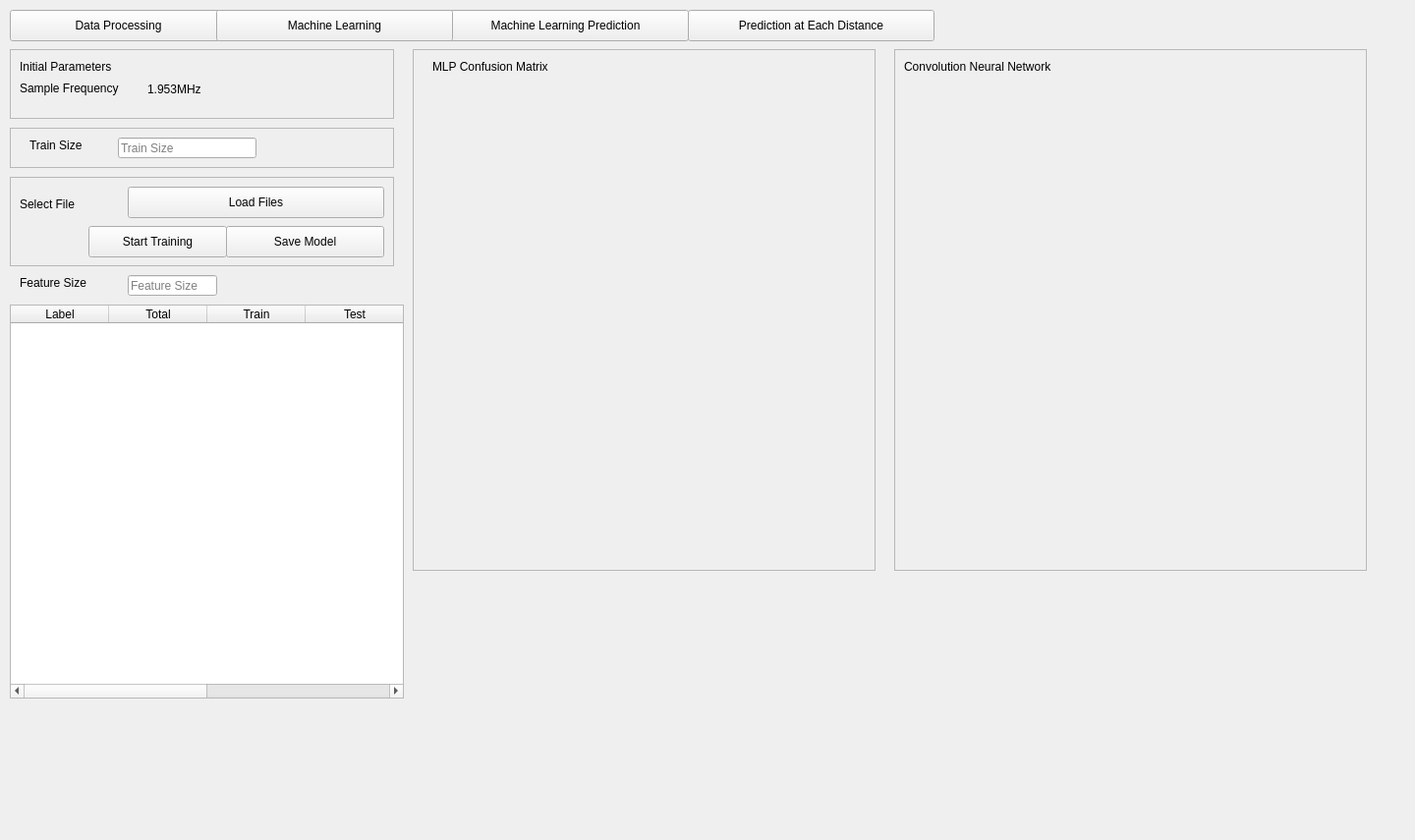
<?xml version="1.0" encoding="UTF-8"?>
<ui version="4.0">
 <class>MachineLearning</class>
 <widget class="QWidget" name="MachineLearning">
  <property name="geometry">
   <rect>
    <x>0</x>
    <y>0</y>
    <width>1440</width>
    <height>855</height>
   </rect>
  </property>
  <property name="windowTitle">
   <string>MachineLearning</string>
  </property>
  <widget class="QFrame" name="mlp_frame">
   <property name="geometry">
    <rect>
     <x>420</x>
     <y>50</y>
     <width>471</width>
     <height>531</height>
    </rect>
   </property>
   <property name="frameShape">
    <enum>QFrame::StyledPanel</enum>
   </property>
   <property name="frameShadow">
    <enum>QFrame::Raised</enum>
   </property>
   <widget class="QLabel" name="label_6">
    <property name="geometry">
     <rect>
      <x>20</x>
      <y>10</y>
      <width>231</width>
      <height>16</height>
     </rect>
    </property>
    <property name="text">
     <string>MLP Confusion Matrix</string>
    </property>
   </widget>
   <widget class="QWidget" name="verticalLayoutWidget_2">
    <property name="geometry">
     <rect>
      <x>10</x>
      <y>30</y>
      <width>451</width>
      <height>491</height>
     </rect>
    </property>
    <layout class="QVBoxLayout" name="mlp_plot">
     <property name="spacing">
      <number>0</number>
     </property>
    </layout>
   </widget>
  </widget>
  <widget class="QFrame" name="parameter_frame">
   <property name="geometry">
    <rect>
     <x>10</x>
     <y>50</y>
     <width>391</width>
     <height>71</height>
    </rect>
   </property>
   <property name="frameShape">
    <enum>QFrame::StyledPanel</enum>
   </property>
   <property name="frameShadow">
    <enum>QFrame::Raised</enum>
   </property>
   <widget class="QLabel" name="label_load_3">
    <property name="geometry">
     <rect>
      <x>10</x>
      <y>10</y>
      <width>131</width>
      <height>16</height>
     </rect>
    </property>
    <property name="text">
     <string>Initial Parameters</string>
    </property>
   </widget>
   <widget class="QLabel" name="label_4">
    <property name="geometry">
     <rect>
      <x>10</x>
      <y>30</y>
      <width>121</width>
      <height>20</height>
     </rect>
    </property>
    <property name="text">
     <string>Sample Frequency</string>
    </property>
   </widget>
   <widget class="QLabel" name="sample_frequency">
    <property name="geometry">
     <rect>
      <x>140</x>
      <y>30</y>
      <width>121</width>
      <height>21</height>
     </rect>
    </property>
    <property name="text">
     <string>1.953MHz</string>
    </property>
   </widget>
  </widget>
  <widget class="QFrame" name="files_frame">
   <property name="geometry">
    <rect>
     <x>10</x>
     <y>180</y>
     <width>391</width>
     <height>91</height>
    </rect>
   </property>
   <property name="frameShape">
    <enum>QFrame::StyledPanel</enum>
   </property>
   <property name="frameShadow">
    <enum>QFrame::Raised</enum>
   </property>
   <widget class="QLabel" name="label_load">
    <property name="geometry">
     <rect>
      <x>10</x>
      <y>20</y>
      <width>76</width>
      <height>16</height>
     </rect>
    </property>
    <property name="text">
     <string>Select File</string>
    </property>
   </widget>
   <widget class="QPushButton" name="btn_load_file">
    <property name="geometry">
     <rect>
      <x>120</x>
      <y>10</y>
      <width>261</width>
      <height>32</height>
     </rect>
    </property>
    <property name="text">
     <string>Load Files</string>
    </property>
   </widget>
   <widget class="QPushButton" name="btn_save_model">
    <property name="geometry">
     <rect>
      <x>220</x>
      <y>50</y>
      <width>161</width>
      <height>32</height>
     </rect>
    </property>
    <property name="text">
     <string>Save Model</string>
    </property>
   </widget>
   <widget class="QPushButton" name="btn_train">
    <property name="geometry">
     <rect>
      <x>80</x>
      <y>50</y>
      <width>141</width>
      <height>32</height>
     </rect>
    </property>
    <property name="text">
     <string>Start Training</string>
    </property>
   </widget>
  </widget>
  <widget class="QFrame" name="random_forest_frame">
   <property name="geometry">
    <rect>
     <x>910</x>
     <y>50</y>
     <width>481</width>
     <height>531</height>
    </rect>
   </property>
   <property name="frameShape">
    <enum>QFrame::StyledPanel</enum>
   </property>
   <property name="frameShadow">
    <enum>QFrame::Raised</enum>
   </property>
   <widget class="QLabel" name="label_9">
    <property name="geometry">
     <rect>
      <x>10</x>
      <y>10</y>
      <width>271</width>
      <height>16</height>
     </rect>
    </property>
    <property name="text">
     <string>Convolution Neural Network</string>
    </property>
   </widget>
   <widget class="QWidget" name="verticalLayoutWidget_4">
    <property name="geometry">
     <rect>
      <x>10</x>
      <y>30</y>
      <width>461</width>
      <height>491</height>
     </rect>
    </property>
    <layout class="QVBoxLayout" name="rf_plot"/>
   </widget>
  </widget>
  <widget class="QTableWidget" name="table_widget">
   <property name="geometry">
    <rect>
     <x>10</x>
     <y>310</y>
     <width>401</width>
     <height>401</height>
    </rect>
   </property>
   <property name="minimumSize">
    <size>
     <width>401</width>
     <height>0</height>
    </size>
   </property>
   <property name="maximumSize">
    <size>
     <width>401</width>
     <height>16777215</height>
    </size>
   </property>
   <column>
    <property name="text">
     <string>Label</string>
    </property>
   </column>
   <column>
    <property name="text">
     <string>Total</string>
    </property>
   </column>
   <column>
    <property name="text">
     <string>Train</string>
    </property>
   </column>
   <column>
    <property name="text">
     <string>Test</string>
    </property>
   </column>
   <column>
    <property name="text">
     <string/>
    </property>
   </column>
   <column>
    <property name="text">
     <string/>
    </property>
   </column>
  </widget>
  <widget class="QFrame" name="machine_learning_method">
   <property name="geometry">
    <rect>
     <x>10</x>
     <y>130</y>
     <width>391</width>
     <height>41</height>
    </rect>
   </property>
   <property name="frameShape">
    <enum>QFrame::StyledPanel</enum>
   </property>
   <property name="frameShadow">
    <enum>QFrame::Raised</enum>
   </property>
   <widget class="QLabel" name="label_5">
    <property name="geometry">
     <rect>
      <x>20</x>
      <y>10</y>
      <width>271</width>
      <height>16</height>
     </rect>
    </property>
    <property name="text">
     <string>Train Size</string>
    </property>
   </widget>
   <widget class="QLineEdit" name="txt_train_size">
    <property name="geometry">
     <rect>
      <x>110</x>
      <y>10</y>
      <width>141</width>
      <height>21</height>
     </rect>
    </property>
    <property name="placeholderText">
     <string>Train Size</string>
    </property>
   </widget>
  </widget>
  <widget class="QPushButton" name="btn_data_open">
   <property name="geometry">
    <rect>
     <x>10</x>
     <y>10</y>
     <width>221</width>
     <height>32</height>
    </rect>
   </property>
   <property name="text">
    <string>Data Processing</string>
   </property>
  </widget>
  <widget class="QPushButton" name="btn_ml_prediction_open">
   <property name="geometry">
    <rect>
     <x>450</x>
     <y>10</y>
     <width>251</width>
     <height>32</height>
    </rect>
   </property>
   <property name="text">
    <string>Machine Learning Prediction</string>
   </property>
  </widget>
  <widget class="QPushButton" name="btn_ml_open">
   <property name="geometry">
    <rect>
     <x>220</x>
     <y>10</y>
     <width>241</width>
     <height>32</height>
    </rect>
   </property>
   <property name="text">
    <string>Machine Learning</string>
   </property>
  </widget>
  <widget class="QLineEdit" name="txt_feature_size">
   <property name="geometry">
    <rect>
     <x>130</x>
     <y>280</y>
     <width>91</width>
     <height>21</height>
    </rect>
   </property>
   <property name="text">
    <string/>
   </property>
   <property name="placeholderText">
    <string>Feature Size</string>
   </property>
   <property name="clearButtonEnabled">
    <bool>false</bool>
   </property>
  </widget>
  <widget class="QLabel" name="label_8">
   <property name="geometry">
    <rect>
     <x>20</x>
     <y>280</y>
     <width>91</width>
     <height>16</height>
    </rect>
   </property>
   <property name="text">
    <string>Feature Size</string>
   </property>
  </widget>
  <widget class="QPushButton" name="btn_prediction_distance_open">
   <property name="geometry">
    <rect>
     <x>700</x>
     <y>10</y>
     <width>251</width>
     <height>32</height>
    </rect>
   </property>
   <property name="text">
    <string>Prediction at Each Distance</string>
   </property>
  </widget>
 </widget>
 <resources/>
 <connections/>
</ui>
